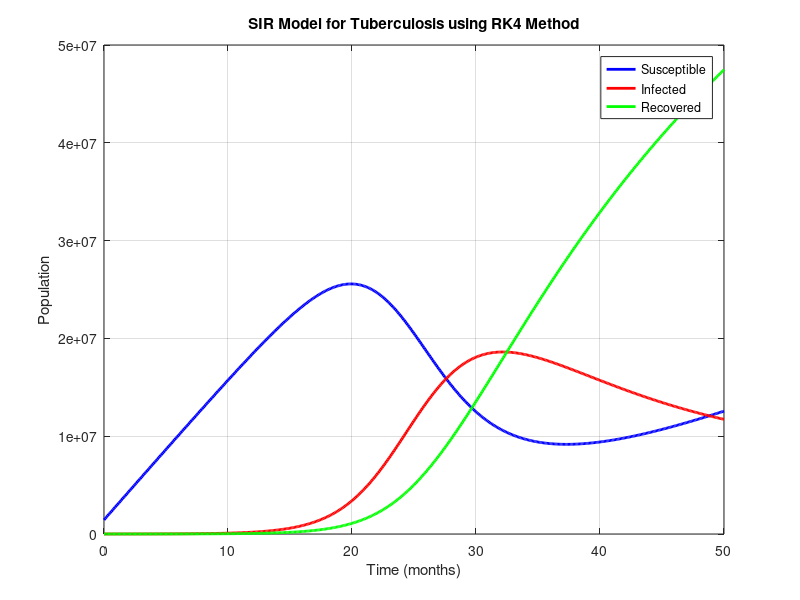

Write MATLAB code to recreate this figure.
clc;
clear;
close all;

%% -------------------- Parameters --------------------
A  = 1449401;     % Total population
r  = 0.5;         % Transmission rate (per month)
a  = 0.111111;    % Recovery rate (per month)
mu = 0.001167;    % Death rate (per month)

%% -------------------- Time Settings --------------------
t0 = 0;           % Initial time (months)
tf = 50;          % Final time (months)
h  = 0.1;         % Step size
t  = t0:h:tf;
n  = length(t);

%% -------------------- Initial Conditions --------------------
S = zeros(1,n);
I = zeros(1,n);
R = zeros(1,n);

S(1) = 1446093;    % Susceptible
I(1) = 1885;       % Infected
R(1) = 1423;       % Recovered

%% -------------------- RK4 Method --------------------
for k = 1:n-1
    
    N = S(k) + I(k) + R(k);
    
    % k1
    k1S = A - (r*S(k)*I(k))/N - mu*S(k);
    k1I = (r*S(k)*I(k))/N - (mu + a)*I(k);
    k1R = a*I(k) - mu*R(k);
    
    % k2
    S2 = S(k) + h*k1S/2;
    I2 = I(k) + h*k1I/2;
    R2 = R(k) + h*k1R/2;
    N2 = S2 + I2 + R2;
    
    k2S = A - (r*S2*I2)/N2 - mu*S2;
    k2I = (r*S2*I2)/N2 - (mu + a)*I2;
    k2R = a*I2 - mu*R2;
    
    % k3
    S3 = S(k) + h*k2S/2;
    I3 = I(k) + h*k2I/2;
    R3 = R(k) + h*k2R/2;
    N3 = S3 + I3 + R3;
    
    k3S = A - (r*S3*I3)/N3 - mu*S3;
    k3I = (r*S3*I3)/N3 - (mu + a)*I3;
    k3R = a*I3 - mu*R3;
    
    % k4
    S4 = S(k) + h*k3S;
    I4 = I(k) + h*k3I;
    R4 = R(k) + h*k3R;
    N4 = S4 + I4 + R4;
    
    k4S = A - (r*S4*I4)/N4 - mu*S4;
    k4I = (r*S4*I4)/N4 - (mu + a)*I4;
    k4R = a*I4 - mu*R4;
    
    % Update
    S(k+1) = S(k) + (h/6)*(k1S + 2*k2S + 2*k3S + k4S);
    I(k+1) = I(k) + (h/6)*(k1I + 2*k2I + 2*k3I + k4I);
    R(k+1) = R(k) + (h/6)*(k1R + 2*k2R + 2*k3R + k4R);
end

%% -------------------- Plot Results --------------------
figure;
plot(t,S,'b','LineWidth',2); hold on;
plot(t,I,'r','LineWidth',2);
plot(t,R,'g','LineWidth',2);
xlabel('Time (months)');
ylabel('Population');
legend('Susceptible','Infected','Recovered');
title('SIR Model for Tuberculosis using RK4 Method');
grid on;
